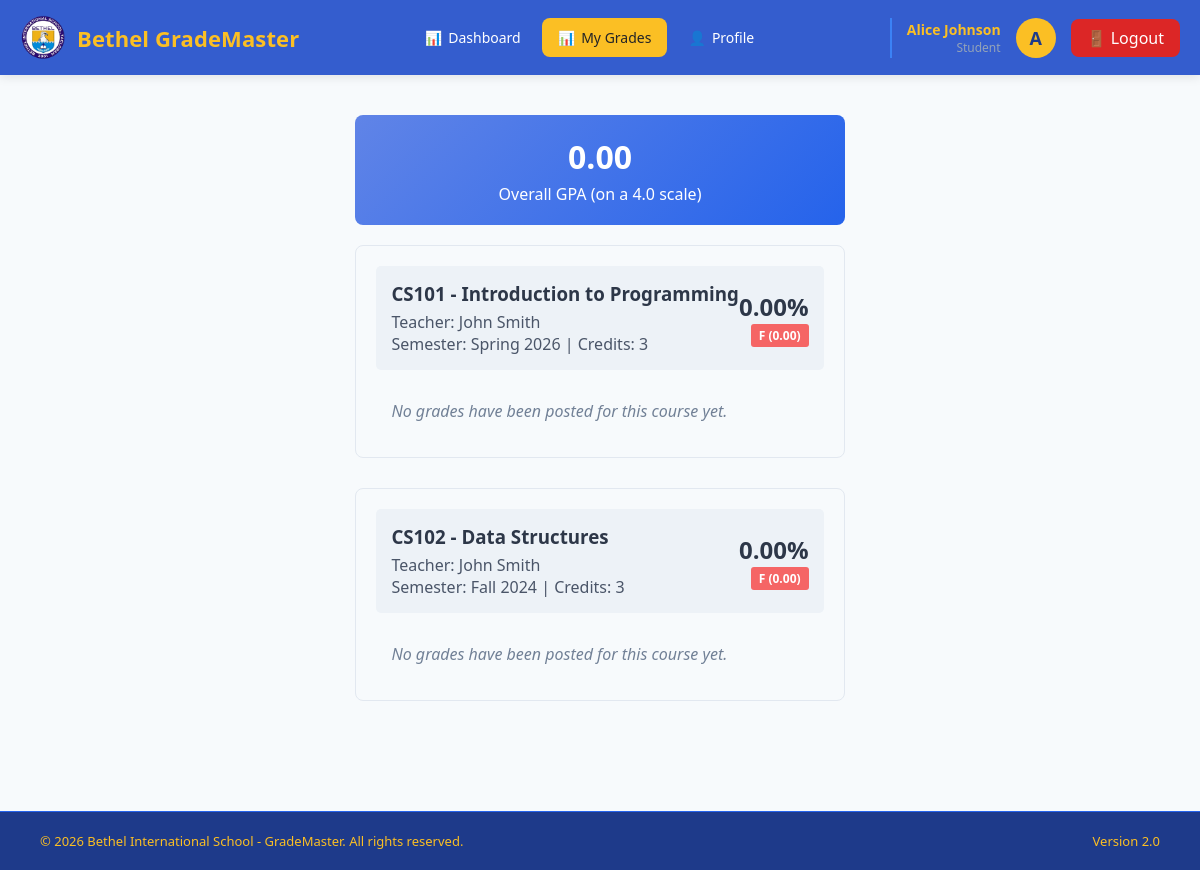
/my_grades.php (signed in), run on the app's committed database.
### tables this page shows
CREATE TABLE `enrollments` (
  `id` int(11) NOT NULL,
  `student_id` int(11) NOT NULL,
  `course_id` int(11) NOT NULL,
  `enrollment_date` date DEFAULT curdate(),
  `semester` varchar(20) DEFAULT NULL,
  `year` int(11) DEFAULT NULL
);

CREATE TABLE `courses` (
  `id` int(11) NOT NULL,
  `course_code` varchar(20) NOT NULL,
  `course_name` varchar(100) NOT NULL,
  `credits` int(11) NOT NULL,
  `teacher_id` int(11) DEFAULT NULL,
  `description` text DEFAULT NULL
);

### my_grades.php (the view, shortened to what this page needs)
<?php
require_once 'config/database.php';
include 'includes/header.php';
$stmt = $pdo->prepare("SELECT id FROM students WHERE user_id = ?");
$stmt->execute([$_SESSION['user_id']]);
$student = $stmt->fetch();
$student_id = $student['id'];
$stmt = $pdo->prepare("
    SELECT c.id as course_id, c.course_code, c.course_name, c.credits,
           e.id as enrollment_id, e.semester, e.year,
           t.first_name as teacher_fname, t.last_name as teacher_lname,
           g.id as grade_id, g.assignment_name, g.assignment_type,
           g.score, g.max_score, g.weight, g.comments, g.date_given
    FROM enrollments e
    JOIN courses c ON e.course_id = c.id
    LEFT JOIN teachers t ON c.teacher_id = t.id
    LEFT JOIN grades g ON e.id = g.enrollment_id
    WHERE e.student_id = ?
    ORDER BY c.course_code, g.date_given DESC
");
$stmt->execute([$student_id]);
$results = $stmt->fetchAll();
$courses = [];
foreach ($results as $row) {
    $course_key = $row['course_id'];
    if (!isset($courses[$course_key])) {
        $courses[$course_key] = [
            'code' => $row['course_code'],
            'name' => $row['course_name'],
            'credits' => $row['credits'],
            'semester' => $row['semester'],
            'year' => $row['year'],
            'teacher' => $row['teacher_fname'] . ' ' . $row['teacher_lname'],
            'grades' => [],
            'total_weighted' => 0,
            'total_weight' => 0
        ];
    }
}
function calculateGradePoint($percentage) {
    return 0.0;
}
?>
<!DOCTYPE html>
<html lang="en">
<head>
</head>
<body>
    <div class="container">
        <?php if (empty($courses)): ?>
            <div class="card">
                <div class="no-grades">
                    <h3>No Grades Available</h3>
                    <p>You are not enrolled in any courses yet or no grades have been posted.</p>
                </div>
            </div>
        <?php else:
        ?>
            <div class="gpa-box">
                <h3><?php
                    $total_courses_with_grades = 0;
                    $sum_gpa = 0;
                    $overall_gpa = $total_courses_with_grades > 0 ? $sum_gpa / $total_courses_with_grades : 0;
                    echo number_format($overall_gpa, 2);
                ?></h3>
                <p>Overall GPA (on a 4.0 scale)</p>
            </div>
            <?php foreach ($courses as $course):
                $course_avg = $course['total_weight'] > 0 ? $course['total_weighted'] / $course['total_weight'] : 0;
                $grade_point = calculateGradePoint($course_avg);
                $letter_grade = '';
                if ($course_avg >= 90) $letter_grade = 'A';
                elseif ($course_avg >= 80) $letter_grade = 'B';
                elseif ($course_avg >= 70) $letter_grade = 'C';
                elseif ($course_avg >= 60) $letter_grade = 'D';
                else $letter_grade = 'F';
                $grade_class = 'grade-' . strtolower($letter_grade);
            ?>
                <div class="course-card">
                    <div class="course-header">
                        <div style="display: flex; justify-content: space-between; align-items: center;">
                            <div>
                                <h3><?php echo htmlspecialchars($course['code'] . ' - ' . $course['name']); ?></h3>
                                <p>Teacher: <?php echo htmlspecialchars($course['teacher'] ?: 'Not Assigned'); ?></p>
                                <p>Semester: <?php echo $course['semester'] . ' ' . $course['year']; ?> | Credits: <?php echo $course['credits']; ?></p>
                            </div>
                            <div style="text-align: right;">
                                <div style="font-size: 1.5em; font-weight: bold; color: #2d3748;">
                                    <?php echo number_format($course_avg, 2); ?>%
                                </div>
                                <div>
                                    <span class="grade-point <?php echo $grade_class; ?>">
                                        <?php echo $letter_grade; ?> (<?php echo number_format($grade_point, 2); ?>)
                                    </span>
                                </div>
                            </div>
                        </div>
                    </div>
                    <?php if (!empty($course['grades'])): ?>
                        <table>
                            <thead>
                                <tr>
                                    <th>Assignment</th>
                                    <th>Type</th>
                                    <th>Score</th>
                                    <th>Max</th>
                                    <th>Percentage</th>
                                    <th>Weight</th>
                                    <th>Date</th>
                                    <th>Comments</th>
                                </tr>
                            </thead>
                            <tbody>
                                <?php foreach ($course['grades'] as $grade):
                                    $type_class = 'type-' . $grade['type'];
                                ?>
                                <tr>
                                    <td><?php echo htmlspecialchars($grade['name']); ?></td>
                                    <td>
                                        <span class="assignment-type <?php echo $type_class; ?>">
                                            <?php echo ucfirst($grade['type']); ?>
                                        </span>
                                    </td>
                                    <td><?php echo $grade['score']; ?></td>
                                    <td><?php echo $grade['max']; ?></td>
                                    <td><?php echo number_format($grade['percentage'], 2); ?>%</td>
                                    <td><?php echo $grade['weight']; ?></td>
                                    <td><?php echo $grade['date']; ?></td>
                                    <td><?php echo htmlspecialchars($grade['comments'] ?: '-'); ?></td>
                                </tr>
                                <?php endforeach; ?>
                            </tbody>
                        </table>
                        <div class="grade-summary">
                            <p><strong>Course Average: <?php echo number_format($course_avg, 2); ?>%</strong>
                            (Grade Point: <?php echo number_format($grade_point, 2); ?>)</p>
                        </div>
                    <?php else: ?>
                        <p style="color: #718096; font-style: italic; padding: 15px;">No grades have been posted for this course yet.</p>
                    <?php endif; ?>
                </div>
            <?php endforeach; ?>
        <?php endif; ?>
    </div>
</body>
</html>
<?php include 'includes/footer.php'; ?>

### includes/header.php (style rules this page uses)
* { margin: 0; padding: 0; box-sizing: border-box; }
body { font-family: 'Segoe UI', Tahoma, Geneva, Verdana, sans-serif; background: #f0f4f8; min-height: 100vh; display: flex; flex-direction: column; }
.container { max-width: 1400px; margin: 30px auto; padding: 0 20px; flex: 1; }

### my_grades.php (style rules this page uses)
* { margin: 0; padding: 0; box-sizing: border-box; }
body { font-family: 'Segoe UI', Tahoma, Geneva, Verdana, sans-serif; background: #f7fafc; }
.container { max-width: 1200px; margin: 40px auto; padding: 0 20px; }
.course-card { background: #f7fafc; border: 1px solid #e2e8f0; border-radius: 8px; padding: 20px; margin-bottom: 30px; transition: transform 0.2s, box-shadow 0.2s; }
.course-header { background: #edf2f7; padding: 15px; border-radius: 5px; margin-bottom: 15px; }
.course-header h3 { color: #2d3748; margin-bottom: 5px; }
.course-header p { color: #4a5568; }
.grade-point { display: inline-block; padding: 3px 8px; border-radius: 3px; font-size: 12px; font-weight: bold; }
.grade-f { background: #f56565; color: white; }
.gpa-box { background: linear-gradient(135deg, #6084e7 0%, #2563eb 100%); color: white; padding: 20px; border-radius: 8px; margin-bottom: 20px; text-align: center; }
.gpa-box h3 { font-size: 2em; margin-bottom: 5px; }

### data on the page
enrollments: course.course_name "CS101 - Introduction to Programming", teacher "John Smith", semester "Spring", year "2026", course.credits "3", course_avg "0.00", letter_grade "F", grade_point "0.00"
enrollments: course.course_name "CS102 - Data Structures", teacher "John Smith", semester "Fall", year "2024", course.credits "3", course_avg "0.00", letter_grade "F", grade_point "0.00"

### other printed values
$full_name "Alice Johnson"
$role "Student"
substr($full_name, 0, 1) "A"
$overall_gpa "0.00"
